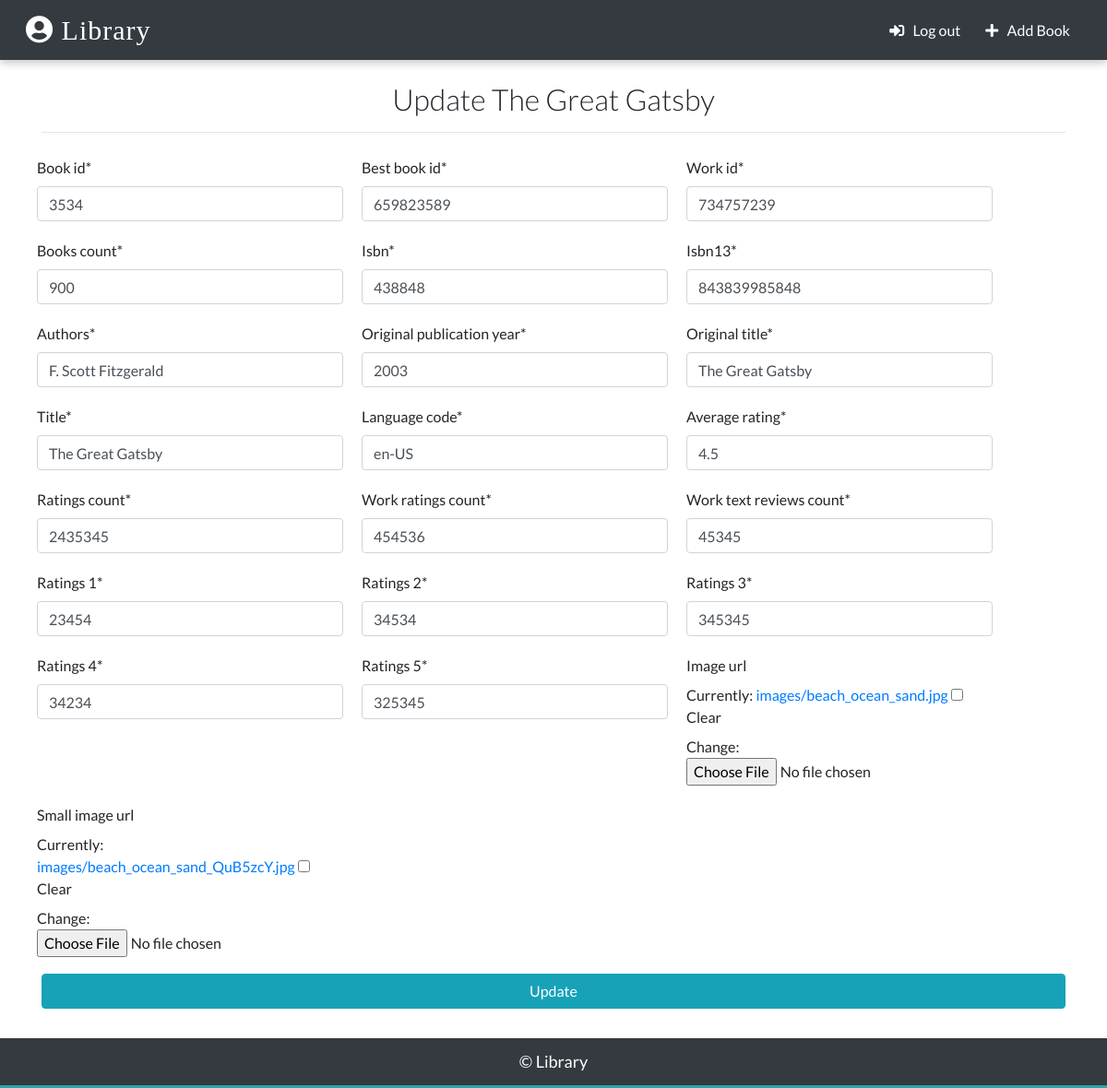
Screenshot of /library/update/4 (signed in) with the database file from the repository.
### app/models.py (models this page shows)
class Book(models.Model):
    id	= models.AutoField(primary_key=True)
    book_id	= models.IntegerField()
    best_book_id	= models.IntegerField()
    work_id	= models.IntegerField()
    books_count	= models.IntegerField()
    isbn	= models.IntegerField()
    isbn13= models.IntegerField()
    authors	= models.CharField(max_length=50)
    original_publication_year	= models.IntegerField()
    original_title	= models.CharField(max_length=100)
    title	= models.CharField(max_length=100)
    language_code	= models.CharField(max_length=20)
    average_rating	= models.FloatField(max_length=3)
    ratings_count = models.IntegerField()
    work_ratings_count	= models.IntegerField()
    work_text_reviews_count	= models.IntegerField()
    ratings_1	= models.IntegerField()
    ratings_2	= models.IntegerField()
    ratings_3	= models.IntegerField()
    ratings_4	= models.IntegerField()
    ratings_5	= models.IntegerField()
    image_url	= models.ImageField(upload_to='images/', blank=True)
    small_image_url = models.ImageField(upload_to='images/', blank=True)
    def __str__(self):
        return self.title

### app/views.py (the view, shortened to what this page needs)
# urls.py: path('library/update/<int:pk>', views.BookUpdateView.as_view(), name = "update"),
class BookUpdateView(LoginRequiredMixin, UpdateView):
    model = Book
    template_name = 'update.html'
    fields = ['book_id','best_book_id',	'work_id',	'books_count',	'isbn',	'isbn13',	'authors',	'original_publication_year',	'original_title',	'title',	'language_code',	'average_rating',	'ratings_count',	'work_ratings_count',	'work_text_reviews_count',	'ratings_1',	'ratings_2',	'ratings_3',	'ratings_4',	'ratings_5',	'image_url',	'small_image_url']

### templates/update.html (shortened to what this page needs)
{% extends 'base.html' %}
{% load crispy_forms_tags %}
{% block content %}
{% if request.user.designation == "librarian" %}
<div class="container">
  <h2 class="heading font-weight-light text-center">Update {{ book }}</h2>
  <hr>
  </div>
  <div class="container">
    <form action="" method="POST" enctype="multipart/form-data">
    <div class="row">
        {{ form|crispy }}
    </div>
    <input type="submit" value="Update" class="btn btn-info w-100 text-white text-center my-2">
    </form>
  </div>
  {% else %}
  <div class="container">
    <h2 class="heading font-weight-light text-center">You don't have access to this page!</h2>
  </div>
  {% endif %}
{% endblock content %}

### static/css/main.css (style rules this page uses)
:root { --back: #29a7a6; --girl: #e64298; --boy: #2874dd; }
body { font-family: Lato, sans-serif; }

### templates/update.html (style rules this page uses)
.form-group { width: 30%; padding:5px; margin: 5px 5px 5px 5px; }

### rows the page displays
Book: title "The Great Gatsby", book_id "3534", best_book_id "659823589", work_id "734757239", books_count "900", isbn "438848", isbn13 "843839985848", authors "F. Scott Fitzgerald", original_publication_year "2003", original_title "The Great Gatsby", language_code "en-US", average_rating "4.5", ratings_count "2435345", work_ratings_count "454536", work_text_reviews_count "45345", ratings_1 "23454", ratings_2 "34534", ratings_3 "345345", ratings_4 "34234", ratings_5 "325345"
